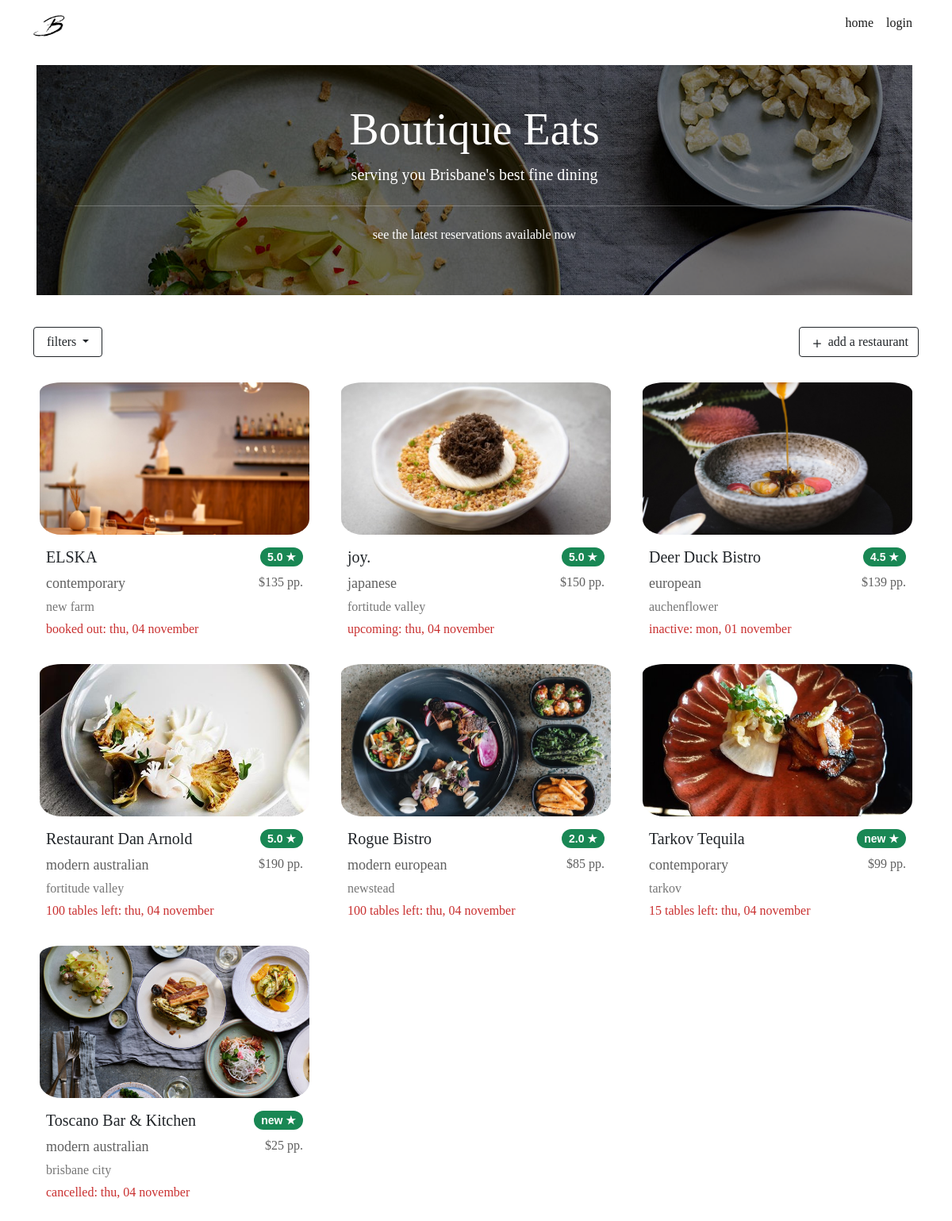
The page / on the database its author committed.
### website/models.py (models this page shows, shortened)
class Restaurant(db.Model):
    __tablename__ = 'restaurants'
    __table_args__ = {'extend_existing': True}
    restaurant_id = db.Column(db.Integer, primary_key=True)
    name = db.Column(db.String(100), nullable=False)
    street = db.Column(db.String(150), nullable=False)
    suburb = db.Column(db.String(50), nullable=False)
    max_reservations = db.Column(db.Integer)
    caption = db.Column(db.String(200), nullable=False)
    description = db.Column(db.String(400), nullable=False)
    price = db.Column(db.Integer)
    cuisine_type = db.Column(db.String(30), nullable=False)
    num_courses = db.Column(db.Integer, nullable=False)
    website = db.Column(db.String(400))
    image = db.Column(db.String(400), nullable=False)
    comments = db.relationship('Comment', backref='restaurant')
    statuses = db.relationship('RestaurantStatus', backref='restaurant')
    opening_hours = db.relationship('RestaurantOpeningHours', backref='restaurant')
    reservations = db.relationship('Reservation', backref='restaurant')
    user_id = db.Column(db.Integer, db.ForeignKey('users.id'))

class RestaurantStatus(db.Model):
    __tablename__ = 'restaurantstatuses'
    __table_args__ = {'extend_existing': True}
    restaurant_status_id = db.Column(db.Integer, primary_key=True)
    status = db.Column(db.String(100), nullable=False)
    at_time = db.Column(db.DateTime, default=datetime.now())
    restaurant_id = db.Column(db.Integer, db.ForeignKey('restaurants.restaurant_id'))

### website/views.py (the view)
@bp.route('/')
def index():
    filtered_form = FilterRestaurantsForm()
    restaurants = Restaurant.query.all()
    booking_space = []
    is_open_today = []
    for restaurant in restaurants:
        set_todays_status(restaurant)
        booking_space.append(restaurant_space(restaurant, date.today()))
        is_open_today.append(check_open_today(restaurant, date.today()))
    return render_template("index.html", restaurants=restaurants, filter_form = filtered_form, booking_space = booking_space, today=date.today(), is_open_today = is_open_today)

### website/views.py (called while the page is built)
def restaurant_space(restaurant, space_on_date):
    current_booking_quantity = 0
    for reservation in restaurant.reservations:
        if (reservation.reservation_time.date() == space_on_date):
            current_booking_quantity += reservation.quantity
    return restaurant.max_reservations - current_booking_quantity

def set_todays_status(restaurant):
    if restaurant.statuses[-1].status != "inactive":
        if restaurant.statuses[-1].at_time.date() != date.today():
            restaurant_status = RestaurantStatus(status="upcoming",
                                            restaurant=restaurant)
            db.session.add(restaurant_status)
            db.session.commit()

def check_open_today(restaurant, time_to_check):
    for day_tuple in restaurant.opening_hours:
        if (day_tuple.day_of_the_week.lower() == time_to_check.strftime("%A").lower()):
            return True
    return False

### website/templates/index.html (shortened to what this page needs)
{% extends 'base.html' %}
{% block content %}
<div class="container">
    <div class="row me-4 mt-auto">
        <div class="p-5 rounded-lg m-3"
            style="color: #ffffff; background: linear-gradient( rgba(0, 0, 0, 0.5), rgba(0, 0, 0, 0.5) ), url('../static/image/banner_many.jpg');">
            <h1 class="display-4 text-center">Boutique Eats</h1>
            <p class="lead text-center">serving you Brisbane's best fine dining</p>
            <hr class="my-4">
            <p class="text-center">see the latest reservations available now</p>
        </div>
    </div>
</div>
<div class="container">
    <div class="row mt-4 mb-2">
        <div class="col-6">
            <button class="btn btn-outline-dark dropdown-toggle px-3" type="button" data-bs-toggle="collapse"
                data-bs-target="#filterMenu" aria-expanded="false" aria-controls="filterMenu">
                filters
            </button>
        </div>
        <div class="col-6">
            <a class="btn btn-outline-dark float-end" href="{{url_for('main.createrestaurant')}}" role="button">
                <svg xmlns="http://www.w3.org/2000/svg" width="20" height="20" fill="currentColor" class="bi bi-plus"
                    viewBox="0 0 16 16">
                    <path
                        d="M8 4a.5.5 0 0 1 .5.5v3h3a.5.5 0 0 1 0 1h-3v3a.5.5 0 0 1-1 0v-3h-3a.5.5 0 0 1 0-1h3v-3A.5.5 0 0 1 8 4z" />
                </svg>
                add a restaurant
            </a>
        </div>
    </div>
</div>
<div class="container">
    <div class="row mt-3 mt-lg-4 mt-sm-4">
        {% for restaurant in restaurants %}
        <div class="col-lg-4 col-md-12 pb-5 pb-lg-2 pb-md-5 pb-sm-4">
            <div class="card">
                <img src="{{ restaurant.image }}" class="card-img-top px-2 pt-2" alt="{{ restaurant.name }}">
                <div class="card-body">
                    <div class="row">
                        <div class="col-6 col-lg-8 col-md-6">
                            <div class="card-title">
                                <h5>{{ restaurant.name }} </h5>
                            </div>
                        </div>
                        <div class="col-6 col-lg-4 col-md-6">
                            {% set average = [] %}
                            <span class="badge rounded-pill bg-success float-end">
                                {% if average|count > 0 %}
                                {{ average | sum / average | count}}
                                {% else %}
                                new
                                {% endif %}
                                &#9733;</span>
                        </div>
                    </div>
                    <div class="row">
                        <div class="col-8 col-lg-6">
                            <p class="card-text card-cuisine">
                                {{ restaurant.cuisine_type }}
                            </p>
                        </div>
                        <div class="col-4 col-lg-6 card-price">
                            ${{ restaurant.price }} pp.
                        </div>
                    </div>
                    <div class="row mt-1">
                        <div class="card-text card-location">
                            {{ restaurant.suburb }}
                        </div>
                    </div>
                    <div class="row mt-1">
                        <div class="card-text card-seats">
                            {% if restaurant.statuses[-1].status == "upcoming" %}
                            {% if is_open_today[loop.index - 1] %}
                            {{ booking_space[loop.index - 1] }} tables left:
                            {% else %}
                            {{ restaurant.statuses[-1].status }}:
                            {% endif %}
                            {% else %}
                            {% if restaurant.statuses[-1].status == "booked" %}
                            booked out:
                            {% else %}
                            {{ restaurant.statuses[-1].status }}:
                            {% endif %}
                            {% endif %}
                            {{restaurant.statuses[-1].at_time.strftime("%a, %d %B").lower() }}
                        </div>
                    </div>
                </div>
            </div>
        </div>
        {% endfor %}
    </div>
</div>
{% endblock %}

### website/static/css/stylesheet.css (style rules this page uses)
body { font-family: Didot, Palatino, Perpetua, serif; }
.card { border-radius: 5%; border: none; }
.card-img-top { width: 100%; height: 25vh; object-fit: cover; border-radius: 10%; }
.card-title { font-weight: bold; }
.card-text { font-size: 18px; }
.card-seats { font-size: 16px; color: #c93030; }
.card-cuisine { text-align: left; color: #5f5f5f; }
.card-price { text-align: right; font-size: 16px; color: #5f5f5f; }
.card-location { text-align: left; font-size: 16px; color: #767676; }
span.badge { font-size: 14px; font-family: Candara, sans-serif; }

### rows shown on the page
Restaurant: image (picture), name "ELSKA", average "5.0", cuisine_type "contemporary", price "135", suburb "new farm", shows "booked out:", at_time "thu, 04 november"
Restaurant: image (picture), name "joy.", average "5.0", cuisine_type "japanese", price "150", suburb "fortitude valley", status "upcoming", at_time "thu, 04 november"
Restaurant: image (picture), name "Deer Duck Bistro", average "4.5", cuisine_type "european", price "139", suburb "auchenflower", status "inactive", at_time "mon, 01 november"
Restaurant: image (picture), name "Restaurant Dan Arnold", average "5.0", cuisine_type "modern australian", price "190", suburb "fortitude valley", max_reservations "100", at_time "thu, 04 november"
Restaurant: image (picture), name "Rogue Bistro", average "2.0", cuisine_type "modern european", price "85", suburb "newstead", max_reservations "100", at_time "thu, 04 november"
Restaurant: image (picture), name "Tarkov Tequila", shows "new", cuisine_type "contemporary", price "99", suburb "tarkov", max_reservations "15", at_time "thu, 04 november"
Restaurant: image (picture), name "Toscano Bar & Kitchen", shows "new", cuisine_type "modern australian", price "25", suburb "brisbane city", status "cancelled", at_time "thu, 04 november"
